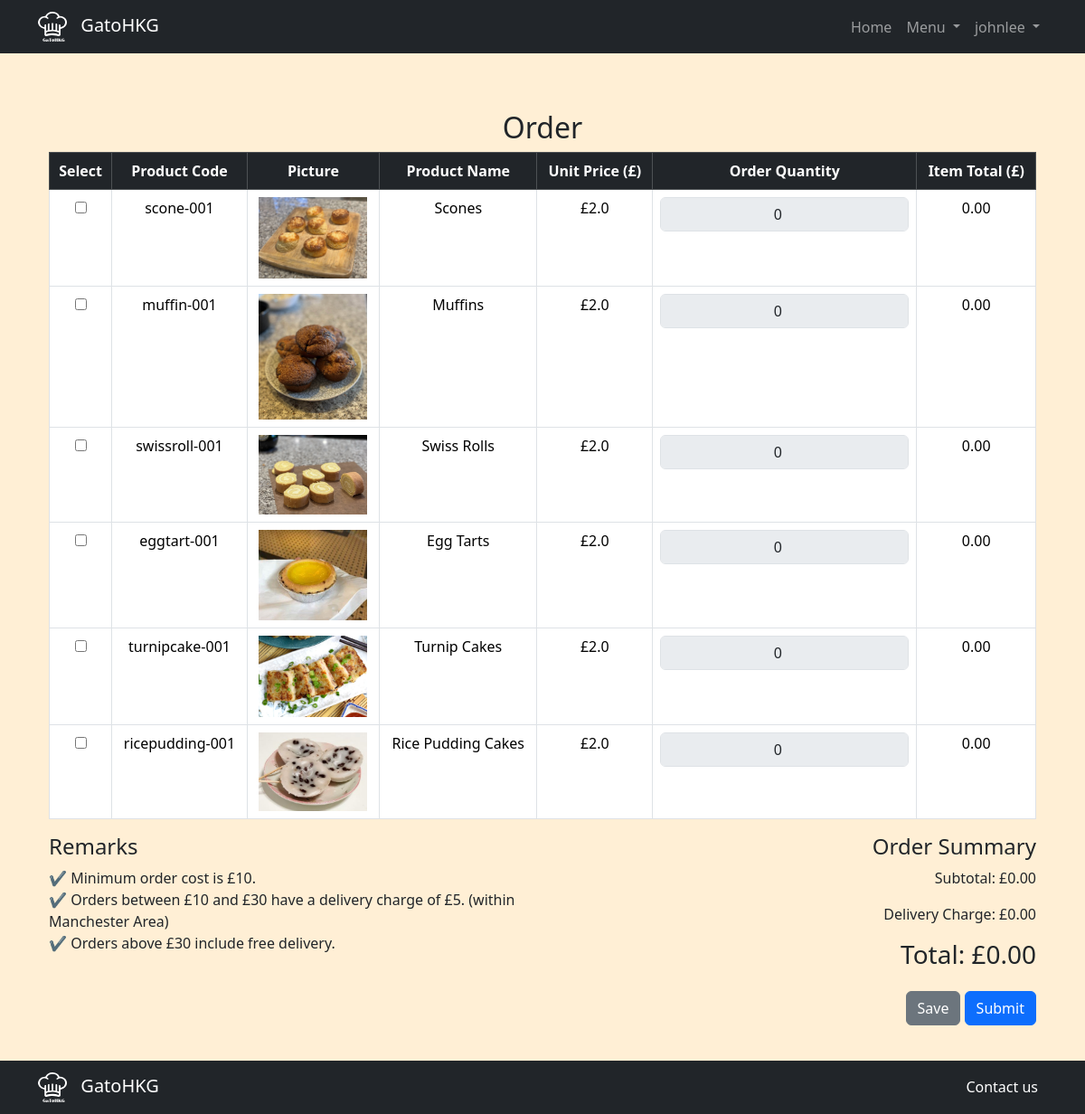
The app's page /order (signed in) with its own data.
### tables this page shows
CREATE TABLE products (
    id INTEGER PRIMARY KEY AUTOINCREMENT,
    pd_name TEXT NOT NULL,
    pd_code TEXT NOT NULL UNIQUE, 
    pd_price REAL NOT NULL,
    pd_picture TEXT NOT NULL,
    description TEXT
, pd_status TEXT NOT NULL DEFAULT "active");

### app.py (the view, shortened to what this page needs)
@app.route("/order", methods=["GET", "POST"])
@login_required
def order():
    products = db.execute("SELECT * FROM products WHERE pd_code != 'transport-001'")
    return render_template("order.html", products=products)

### helpers.py (called while the page is built)
def login_required(f):
    @wraps(f)
    def decorated_function(*args, **kwargs):
        if session.get("user_id") is None:
            return redirect("/login")
        return f(*args, **kwargs)
    return decorated_function

def gbp(value):
    if value is None:
        return 0
    return f"£{value:,.1f}"

### templates/order.html (shortened to what this page needs)
{% extends "layout.html" %}
{% block main %}
<div class="container mt-2">
    <h2 class="text-center">Order</h2>
    <form action="/order" method="post">
        <table class="table table-bordered text-center">
            <thead class="table-dark">
                <tr>
                    <th>Select</th>
                    <th>Product Code</th>
                    <th>Picture</th>
                    <th>Product Name</th>
                    <th>Unit Price (£)</th>
                    <th>Order Quantity</th>
                    <th>Item Total (£)</th>
                </tr>
            </thead>
            <tbody>
                {% for product in products %}
                <tr>
                    {% if product.pd_code != "transport-001" and product.pd_status == "active" %}
                    <td>
                        <input type="checkbox" id="select-{{ product.pd_code }}" name="selected_products" value="{{ product.pd_code }}"
                               onclick="toggleQuantity('{{ product.pd_code }}')">
                    </td>
                            <td>{{ product.pd_code }}</td>
                            <td>
                                <img src="{{ url_for('static', filename=product.pd_picture) }}" alt="{{ product.pd_name }}" style="width: 120px;">
                            </td>
                            <td>{{ product.pd_name }}</td>
                            <td>{{ product.pd_price | gbp }}</td>
                            <td>
                                <input type="number" id="qty-{{ product.pd_code }}" name="qty_{{ product.pd_code }}" value="0"
                                    class="form-control text-center" min="0" onchange="updateCosts()" disabled>
                            </td>
                            <td>
                                <span id="line-total-{{ product.pd_code }}">0.00</span>
                            </td>
                    {% endif %}
                </tr>
                {% endfor %}
            </tbody>
        </table>
        <div class="row mt-3">
            <div class="col-md-6">
                <h4>Remarks</h4>
                <ul class="list-unstyled">
                    <li>✔ Minimum order cost is £10.</li>
                    <li>✔ Orders between £10 and £30 have a delivery charge of £5. (within Manchester Area)</li>
                    <li>✔ Orders above £30 include free delivery.</li>
                </ul>
            </div>
            <div class="col-md-6 text-end">
                <h4>Order Summary</h4>
                <p>Subtotal: £<span id="subtotal">0.00</span></p>
                <p>Delivery Charge: £<span id="delivery-charge">0.00</span></p>
                <h3>Total: £<span id="total-cost">0.00</span></h3>
            </div>
        </div>
        <div class="text-end mt-3">
            <button type="submit" name="action" value="save" class="btn btn-secondary">Save</button>
            <button type="submit" name="action" value="submit" class="btn btn-primary">Submit</button>
        </div>
    </form>
</div>
{% endblock %}

### static/style.css (style rules this page uses)
body { background-color: papayawhip; padding-top: 50px; padding-bottom: 50px; justify-content: center; }
table.table { background-color: white; border-collapse: collapse; }

### records on screen
products: pd_code "scone-001", pd_picture (picture), pd_name "Scones", pd_price|gbp "£2.0"
products: pd_code "muffin-001", pd_picture (picture), pd_name "Muffins", pd_price|gbp "£2.0"
products: pd_code "swissroll-001", pd_picture (picture), pd_name "Swiss Rolls", pd_price|gbp "£2.0"
products: pd_code "eggtart-001", pd_picture (picture), pd_name "Egg Tarts", pd_price|gbp "£2.0"
products: pd_code "turnipcake-001", pd_picture (picture), pd_name "Turnip Cakes", pd_price|gbp "£2.0"
products: pd_code "ricepudding-001", pd_picture (picture), pd_name "Rice Pudding Cakes", pd_price|gbp "£2.0"

### other values on screen
{{ session['username'] }} "johnlee"
